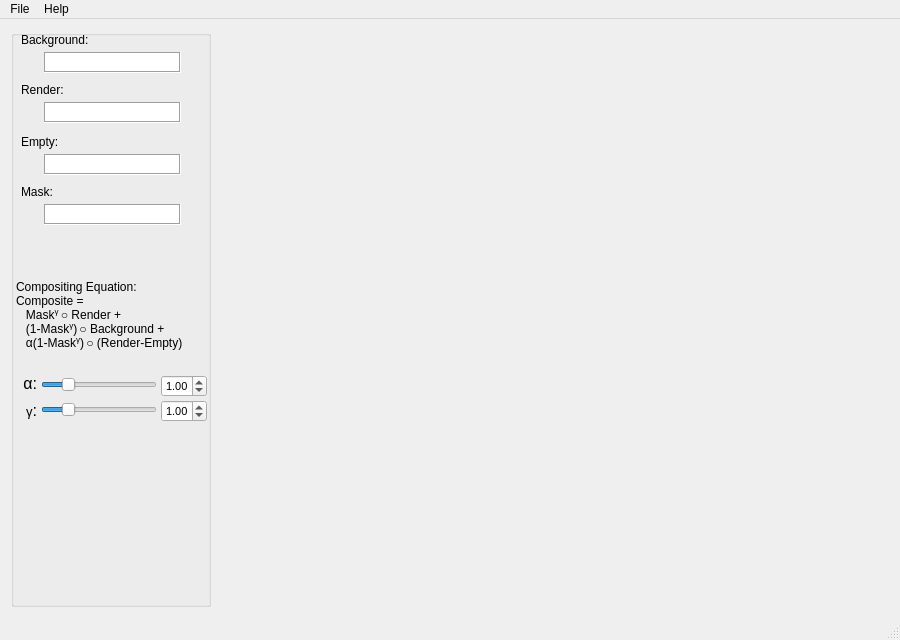
<?xml version="1.0" encoding="UTF-8"?>
<ui version="4.0">
 <class>CompositorClass</class>
 <widget class="QMainWindow" name="CompositorClass">
  <property name="geometry">
   <rect>
    <x>0</x>
    <y>0</y>
    <width>900</width>
    <height>640</height>
   </rect>
  </property>
  <property name="minimumSize">
   <size>
    <width>600</width>
    <height>460</height>
   </size>
  </property>
  <property name="windowTitle">
   <string>RSOLP Compositor</string>
  </property>
  <widget class="QWidget" name="centralWidget">
   <layout class="QHBoxLayout" name="horizontalLayout_3">
    <item>
     <widget class="QGroupBox" name="groupBox">
      <property name="minimumSize">
       <size>
        <width>200</width>
        <height>0</height>
       </size>
      </property>
      <property name="maximumSize">
       <size>
        <width>200</width>
        <height>16777215</height>
       </size>
      </property>
      <property name="title">
       <string/>
      </property>
      <widget class="QLabel" name="backgroundLabel">
       <property name="geometry">
        <rect>
         <x>10</x>
         <y>2</y>
         <width>150</width>
         <height>16</height>
        </rect>
       </property>
       <property name="text">
        <string>Background:</string>
       </property>
      </widget>
      <widget class="QPlainTextEdit" name="backgroundPath">
       <property name="geometry">
        <rect>
         <x>33</x>
         <y>22</y>
         <width>137</width>
         <height>21</height>
        </rect>
       </property>
       <property name="layoutDirection">
        <enum>Qt::LeftToRight</enum>
       </property>
       <property name="frameShape">
        <enum>QFrame::Box</enum>
       </property>
       <property name="lineWidth">
        <number>1</number>
       </property>
       <property name="verticalScrollBarPolicy">
        <enum>Qt::ScrollBarAlwaysOff</enum>
       </property>
       <property name="horizontalScrollBarPolicy">
        <enum>Qt::ScrollBarAlwaysOff</enum>
       </property>
       <property name="lineWrapMode">
        <enum>QPlainTextEdit::NoWrap</enum>
       </property>
       <property name="plainText">
        <string/>
       </property>
       <property name="tabStopWidth">
        <number>80</number>
       </property>
      </widget>
      <widget class="QPushButton" name="backgroundBrowse">
       <property name="geometry">
        <rect>
         <x>10</x>
         <y>20</y>
         <width>23</width>
         <height>23</height>
        </rect>
       </property>
       <property name="text">
        <string/>
       </property>
       <property name="icon">
        <iconset resource="compositor.qrc">
         <normaloff>:/Compositor/icons/open.png</normaloff>:/Compositor/icons/open.png</iconset>
       </property>
       <property name="iconSize">
        <size>
         <width>20</width>
         <height>20</height>
        </size>
       </property>
       <property name="flat">
        <bool>true</bool>
       </property>
      </widget>
      <widget class="QPushButton" name="backgroundRefresh">
       <property name="geometry">
        <rect>
         <x>170</x>
         <y>20</y>
         <width>23</width>
         <height>23</height>
        </rect>
       </property>
       <property name="text">
        <string/>
       </property>
       <property name="icon">
        <iconset resource="compositor.qrc">
         <normaloff>:/Compositor/icons/refresh.png</normaloff>:/Compositor/icons/refresh.png</iconset>
       </property>
       <property name="iconSize">
        <size>
         <width>20</width>
         <height>20</height>
        </size>
       </property>
       <property name="flat">
        <bool>true</bool>
       </property>
      </widget>
      <widget class="QLabel" name="renderLabel">
       <property name="geometry">
        <rect>
         <x>10</x>
         <y>52</y>
         <width>150</width>
         <height>16</height>
        </rect>
       </property>
       <property name="text">
        <string>Render:</string>
       </property>
      </widget>
      <widget class="QPushButton" name="renderRefresh">
       <property name="geometry">
        <rect>
         <x>170</x>
         <y>70</y>
         <width>23</width>
         <height>23</height>
        </rect>
       </property>
       <property name="text">
        <string/>
       </property>
       <property name="icon">
        <iconset resource="compositor.qrc">
         <normaloff>:/Compositor/icons/refresh.png</normaloff>:/Compositor/icons/refresh.png</iconset>
       </property>
       <property name="iconSize">
        <size>
         <width>20</width>
         <height>20</height>
        </size>
       </property>
       <property name="flat">
        <bool>true</bool>
       </property>
      </widget>
      <widget class="QPlainTextEdit" name="renderPath">
       <property name="geometry">
        <rect>
         <x>33</x>
         <y>72</y>
         <width>137</width>
         <height>21</height>
        </rect>
       </property>
       <property name="layoutDirection">
        <enum>Qt::LeftToRight</enum>
       </property>
       <property name="frameShape">
        <enum>QFrame::Box</enum>
       </property>
       <property name="lineWidth">
        <number>1</number>
       </property>
       <property name="verticalScrollBarPolicy">
        <enum>Qt::ScrollBarAlwaysOff</enum>
       </property>
       <property name="horizontalScrollBarPolicy">
        <enum>Qt::ScrollBarAlwaysOff</enum>
       </property>
       <property name="lineWrapMode">
        <enum>QPlainTextEdit::NoWrap</enum>
       </property>
       <property name="plainText">
        <string/>
       </property>
       <property name="tabStopWidth">
        <number>80</number>
       </property>
      </widget>
      <widget class="QPushButton" name="renderBrowse">
       <property name="geometry">
        <rect>
         <x>10</x>
         <y>70</y>
         <width>23</width>
         <height>23</height>
        </rect>
       </property>
       <property name="text">
        <string/>
       </property>
       <property name="icon">
        <iconset resource="compositor.qrc">
         <normaloff>:/Compositor/icons/open.png</normaloff>:/Compositor/icons/open.png</iconset>
       </property>
       <property name="iconSize">
        <size>
         <width>20</width>
         <height>20</height>
        </size>
       </property>
       <property name="flat">
        <bool>true</bool>
       </property>
      </widget>
      <widget class="QLabel" name="emptyLabel">
       <property name="geometry">
        <rect>
         <x>10</x>
         <y>104</y>
         <width>150</width>
         <height>16</height>
        </rect>
       </property>
       <property name="text">
        <string>Empty:</string>
       </property>
      </widget>
      <widget class="QPushButton" name="emptyRefresh">
       <property name="geometry">
        <rect>
         <x>170</x>
         <y>122</y>
         <width>23</width>
         <height>23</height>
        </rect>
       </property>
       <property name="text">
        <string/>
       </property>
       <property name="icon">
        <iconset resource="compositor.qrc">
         <normaloff>:/Compositor/icons/refresh.png</normaloff>:/Compositor/icons/refresh.png</iconset>
       </property>
       <property name="iconSize">
        <size>
         <width>20</width>
         <height>20</height>
        </size>
       </property>
       <property name="flat">
        <bool>true</bool>
       </property>
      </widget>
      <widget class="QPlainTextEdit" name="emptyPath">
       <property name="geometry">
        <rect>
         <x>33</x>
         <y>124</y>
         <width>137</width>
         <height>21</height>
        </rect>
       </property>
       <property name="layoutDirection">
        <enum>Qt::LeftToRight</enum>
       </property>
       <property name="frameShape">
        <enum>QFrame::Box</enum>
       </property>
       <property name="lineWidth">
        <number>1</number>
       </property>
       <property name="verticalScrollBarPolicy">
        <enum>Qt::ScrollBarAlwaysOff</enum>
       </property>
       <property name="horizontalScrollBarPolicy">
        <enum>Qt::ScrollBarAlwaysOff</enum>
       </property>
       <property name="lineWrapMode">
        <enum>QPlainTextEdit::NoWrap</enum>
       </property>
       <property name="plainText">
        <string/>
       </property>
       <property name="tabStopWidth">
        <number>80</number>
       </property>
      </widget>
      <widget class="QPushButton" name="emptyBrowse">
       <property name="geometry">
        <rect>
         <x>10</x>
         <y>122</y>
         <width>23</width>
         <height>23</height>
        </rect>
       </property>
       <property name="text">
        <string/>
       </property>
       <property name="icon">
        <iconset resource="compositor.qrc">
         <normaloff>:/Compositor/icons/open.png</normaloff>:/Compositor/icons/open.png</iconset>
       </property>
       <property name="iconSize">
        <size>
         <width>20</width>
         <height>20</height>
        </size>
       </property>
       <property name="flat">
        <bool>true</bool>
       </property>
      </widget>
      <widget class="QLabel" name="maskLabel">
       <property name="geometry">
        <rect>
         <x>10</x>
         <y>154</y>
         <width>150</width>
         <height>16</height>
        </rect>
       </property>
       <property name="text">
        <string>Mask:</string>
       </property>
      </widget>
      <widget class="QPlainTextEdit" name="maskPath">
       <property name="geometry">
        <rect>
         <x>33</x>
         <y>174</y>
         <width>137</width>
         <height>21</height>
        </rect>
       </property>
       <property name="layoutDirection">
        <enum>Qt::LeftToRight</enum>
       </property>
       <property name="frameShape">
        <enum>QFrame::Box</enum>
       </property>
       <property name="frameShadow">
        <enum>QFrame::Sunken</enum>
       </property>
       <property name="lineWidth">
        <number>1</number>
       </property>
       <property name="verticalScrollBarPolicy">
        <enum>Qt::ScrollBarAlwaysOff</enum>
       </property>
       <property name="horizontalScrollBarPolicy">
        <enum>Qt::ScrollBarAlwaysOff</enum>
       </property>
       <property name="lineWrapMode">
        <enum>QPlainTextEdit::NoWrap</enum>
       </property>
       <property name="plainText">
        <string/>
       </property>
       <property name="tabStopWidth">
        <number>80</number>
       </property>
      </widget>
      <widget class="QPushButton" name="maskBrowse">
       <property name="geometry">
        <rect>
         <x>10</x>
         <y>172</y>
         <width>23</width>
         <height>23</height>
        </rect>
       </property>
       <property name="text">
        <string/>
       </property>
       <property name="icon">
        <iconset resource="compositor.qrc">
         <normaloff>:/Compositor/icons/open.png</normaloff>:/Compositor/icons/open.png</iconset>
       </property>
       <property name="iconSize">
        <size>
         <width>20</width>
         <height>20</height>
        </size>
       </property>
       <property name="flat">
        <bool>true</bool>
       </property>
      </widget>
      <widget class="QPushButton" name="maskRefresh">
       <property name="geometry">
        <rect>
         <x>170</x>
         <y>172</y>
         <width>23</width>
         <height>23</height>
        </rect>
       </property>
       <property name="text">
        <string/>
       </property>
       <property name="icon">
        <iconset resource="compositor.qrc">
         <normaloff>:/Compositor/icons/refresh.png</normaloff>:/Compositor/icons/refresh.png</iconset>
       </property>
       <property name="iconSize">
        <size>
         <width>20</width>
         <height>20</height>
        </size>
       </property>
       <property name="flat">
        <bool>true</bool>
       </property>
      </widget>
      <widget class="QDoubleSpinBox" name="ipSpinBox">
       <property name="geometry">
        <rect>
         <x>150</x>
         <y>345</y>
         <width>46</width>
         <height>22</height>
        </rect>
       </property>
       <property name="font">
        <font>
         <pointsize>8</pointsize>
        </font>
       </property>
       <property name="decimals">
        <number>2</number>
       </property>
       <property name="maximum">
        <double>5.000000000000000</double>
       </property>
       <property name="singleStep">
        <double>0.100000000000000</double>
       </property>
       <property name="value">
        <double>1.000000000000000</double>
       </property>
      </widget>
      <widget class="QLabel" name="eqLabel">
       <property name="geometry">
        <rect>
         <x>5</x>
         <y>235</y>
         <width>191</width>
         <height>101</height>
        </rect>
       </property>
       <property name="text">
        <string>&lt;!DOCTYPE HTML PUBLIC &quot;-//W3C//DTD HTML 4.0//EN&quot; &quot;http://www.w3.org/TR/REC-html40/strict.dtd&quot;&gt;
&lt;html&gt;&lt;head&gt;&lt;meta name=&quot;qrichtext&quot; content=&quot;1&quot; /&gt;&lt;style type=&quot;text/css&quot;&gt;
p, li { white-space: pre-wrap; }
&lt;/style&gt;&lt;/head&gt;&lt;body style=&quot; font-family:'Sans Serif'; font-size:9pt; font-weight:400; font-style:normal;&quot;&gt;
&lt;p style=&quot; margin-top:0px; margin-bottom:0px; margin-left:0px; margin-right:0px; -qt-block-indent:0; text-indent:0px;&quot;&gt;&lt;span style=&quot; font-family:'MS Shell Dlg 2';&quot;&gt;Compositing Equation:&lt;/span&gt;&lt;/p&gt;
&lt;p style=&quot; margin-top:0px; margin-bottom:0px; margin-left:0px; margin-right:0px; -qt-block-indent:0; text-indent:0px;&quot;&gt;&lt;span style=&quot; font-family:'MS Shell Dlg 2';&quot;&gt;Composite = &lt;/span&gt;&lt;/p&gt;
&lt;p style=&quot; margin-top:0px; margin-bottom:0px; margin-left:0px; margin-right:0px; -qt-block-indent:0; text-indent:0px;&quot;&gt;&lt;span style=&quot; font-family:'MS Shell Dlg 2';&quot;&gt;   Mask&lt;/span&gt;&lt;span style=&quot; font-family:'MS Shell Dlg 2'; vertical-align:super;&quot;&gt;γ &lt;/span&gt;&lt;span style=&quot; font-family:'MS Shell Dlg 2';&quot;&gt;○ Render +  &lt;/span&gt;&lt;/p&gt;
&lt;p style=&quot; margin-top:0px; margin-bottom:0px; margin-left:0px; margin-right:0px; -qt-block-indent:0; text-indent:0px;&quot;&gt;&lt;span style=&quot; font-family:'MS Shell Dlg 2';&quot;&gt;   (1-Mask&lt;/span&gt;&lt;span style=&quot; font-family:'MS Shell Dlg 2'; vertical-align:super;&quot;&gt;γ&lt;/span&gt;&lt;span style=&quot; font-family:'MS Shell Dlg 2';&quot;&gt;)&lt;/span&gt;&lt;span style=&quot; font-family:'MS Shell Dlg 2'; vertical-align:super;&quot;&gt; &lt;/span&gt;&lt;span style=&quot; font-family:'MS Shell Dlg 2';&quot;&gt;○ Background + &lt;/span&gt;&lt;/p&gt;
&lt;p style=&quot; margin-top:0px; margin-bottom:0px; margin-left:0px; margin-right:0px; -qt-block-indent:0; text-indent:0px;&quot;&gt;&lt;span style=&quot; font-family:'MS Shell Dlg 2';&quot;&gt;   α(1-Mask&lt;/span&gt;&lt;span style=&quot; font-family:'MS Shell Dlg 2'; vertical-align:super;&quot;&gt;γ&lt;/span&gt;&lt;span style=&quot; font-family:'MS Shell Dlg 2';&quot;&gt;)&lt;/span&gt;&lt;span style=&quot; font-family:'MS Shell Dlg 2'; vertical-align:super;&quot;&gt; &lt;/span&gt;&lt;span style=&quot; font-family:'MS Shell Dlg 2';&quot;&gt;○ (Render-Empty)&lt;/span&gt;&lt;/p&gt;&lt;/body&gt;&lt;/html&gt;</string>
       </property>
       <property name="textFormat">
        <enum>Qt::AutoText</enum>
       </property>
      </widget>
      <widget class="QLabel" name="ipLabel">
       <property name="geometry">
        <rect>
         <x>5</x>
         <y>343</y>
         <width>21</width>
         <height>21</height>
        </rect>
       </property>
       <property name="text">
        <string>&lt;!DOCTYPE HTML PUBLIC &quot;-//W3C//DTD HTML 4.0//EN&quot; &quot;http://www.w3.org/TR/REC-html40/strict.dtd&quot;&gt;
&lt;html&gt;&lt;head&gt;&lt;meta name=&quot;qrichtext&quot; content=&quot;1&quot; /&gt;&lt;style type=&quot;text/css&quot;&gt;
p, li { white-space: pre-wrap; }
&lt;/style&gt;&lt;/head&gt;&lt;body style=&quot; font-family:'MS Shell Dlg 2'; font-size:8.25pt; font-weight:400; font-style:normal;&quot;&gt;
&lt;p style=&quot; margin-top:0px; margin-bottom:0px; margin-left:0px; margin-right:0px; -qt-block-indent:0; text-indent:0px;&quot;&gt;&lt;span style=&quot; font-size:12pt;&quot;&gt;α:&lt;/span&gt;&lt;/p&gt;&lt;/body&gt;&lt;/html&gt;</string>
       </property>
       <property name="alignment">
        <set>Qt::AlignRight|Qt::AlignTrailing|Qt::AlignVCenter</set>
       </property>
      </widget>
      <widget class="QDoubleSpinBox" name="mgSpinBox">
       <property name="geometry">
        <rect>
         <x>150</x>
         <y>370</y>
         <width>46</width>
         <height>22</height>
        </rect>
       </property>
       <property name="font">
        <font>
         <pointsize>8</pointsize>
        </font>
       </property>
       <property name="wrapping">
        <bool>false</bool>
       </property>
       <property name="buttonSymbols">
        <enum>QAbstractSpinBox::UpDownArrows</enum>
       </property>
       <property name="decimals">
        <number>2</number>
       </property>
       <property name="minimum">
        <double>0.010000000000000</double>
       </property>
       <property name="maximum">
        <double>5.000000000000000</double>
       </property>
       <property name="singleStep">
        <double>0.100000000000000</double>
       </property>
       <property name="value">
        <double>1.000000000000000</double>
       </property>
      </widget>
      <widget class="QLabel" name="mgLabel">
       <property name="geometry">
        <rect>
         <x>5</x>
         <y>370</y>
         <width>21</width>
         <height>21</height>
        </rect>
       </property>
       <property name="text">
        <string>&lt;!DOCTYPE HTML PUBLIC &quot;-//W3C//DTD HTML 4.0//EN&quot; &quot;http://www.w3.org/TR/REC-html40/strict.dtd&quot;&gt;
&lt;html&gt;&lt;head&gt;&lt;meta name=&quot;qrichtext&quot; content=&quot;1&quot; /&gt;&lt;style type=&quot;text/css&quot;&gt;
p, li { white-space: pre-wrap; }
&lt;/style&gt;&lt;/head&gt;&lt;body style=&quot; font-family:'MS Shell Dlg 2'; font-size:8.25pt; font-weight:400; font-style:normal;&quot;&gt;
&lt;p style=&quot; margin-top:0px; margin-bottom:0px; margin-left:0px; margin-right:0px; -qt-block-indent:0; text-indent:0px;&quot;&gt;&lt;span style=&quot; font-size:10pt;&quot;&gt;γ&lt;/span&gt;&lt;span style=&quot; font-size:12pt;&quot;&gt;:&lt;/span&gt;&lt;/p&gt;&lt;/body&gt;&lt;/html&gt;</string>
       </property>
       <property name="alignment">
        <set>Qt::AlignRight|Qt::AlignTrailing|Qt::AlignVCenter</set>
       </property>
      </widget>
      <widget class="QSlider" name="ipSlider">
       <property name="geometry">
        <rect>
         <x>30</x>
         <y>345</y>
         <width>116</width>
         <height>19</height>
        </rect>
       </property>
       <property name="maximum">
        <number>500</number>
       </property>
       <property name="singleStep">
        <number>1</number>
       </property>
       <property name="value">
        <number>100</number>
       </property>
       <property name="orientation">
        <enum>Qt::Horizontal</enum>
       </property>
       <property name="invertedAppearance">
        <bool>false</bool>
       </property>
      </widget>
      <widget class="QSlider" name="mgSlider">
       <property name="geometry">
        <rect>
         <x>30</x>
         <y>370</y>
         <width>116</width>
         <height>19</height>
        </rect>
       </property>
       <property name="minimum">
        <number>1</number>
       </property>
       <property name="maximum">
        <number>500</number>
       </property>
       <property name="singleStep">
        <number>1</number>
       </property>
       <property name="value">
        <number>100</number>
       </property>
       <property name="orientation">
        <enum>Qt::Horizontal</enum>
       </property>
       <property name="invertedAppearance">
        <bool>false</bool>
       </property>
      </widget>
     </widget>
    </item>
    <item>
     <widget class="QLabel" name="imageLabel">
      <property name="sizePolicy">
       <sizepolicy hsizetype="Ignored" vsizetype="Ignored">
        <horstretch>0</horstretch>
        <verstretch>0</verstretch>
       </sizepolicy>
      </property>
      <property name="frameShape">
       <enum>QFrame::NoFrame</enum>
      </property>
      <property name="text">
       <string/>
      </property>
      <property name="scaledContents">
       <bool>false</bool>
      </property>
      <property name="alignment">
       <set>Qt::AlignCenter</set>
      </property>
     </widget>
    </item>
   </layout>
  </widget>
  <widget class="QMenuBar" name="menuBar">
   <property name="geometry">
    <rect>
     <x>0</x>
     <y>0</y>
     <width>900</width>
     <height>22</height>
    </rect>
   </property>
   <widget class="QMenu" name="menuFile">
    <property name="title">
     <string>File</string>
    </property>
    <addaction name="actionOpen_all"/>
    <addaction name="separator"/>
    <addaction name="actionSave"/>
    <addaction name="actionSave_as"/>
    <addaction name="separator"/>
    <addaction name="actionWrite_render_files"/>
   </widget>
   <widget class="QMenu" name="menuHelp">
    <property name="title">
     <string>Help</string>
    </property>
    <addaction name="actionOnline_help"/>
    <addaction name="actionAbout"/>
   </widget>
   <addaction name="menuFile"/>
   <addaction name="menuHelp"/>
  </widget>
  <widget class="QStatusBar" name="statusBar"/>
  <action name="actionSave">
   <property name="text">
    <string>Save...</string>
   </property>
   <property name="shortcut">
    <string>Ctrl+S</string>
   </property>
  </action>
  <action name="actionOpen_all">
   <property name="text">
    <string>Open all...</string>
   </property>
   <property name="shortcut">
    <string>Ctrl+O</string>
   </property>
  </action>
  <action name="actionSave_as">
   <property name="text">
    <string>Save as...</string>
   </property>
   <property name="shortcut">
    <string>Ctrl+Shift+S</string>
   </property>
  </action>
  <action name="actionWrite_render_files">
   <property name="text">
    <string>Write render files...</string>
   </property>
   <property name="shortcut">
    <string>Ctrl+R</string>
   </property>
  </action>
  <action name="actionOnline_help">
   <property name="text">
    <string>Online help...</string>
   </property>
  </action>
  <action name="actionAbout">
   <property name="text">
    <string>About...</string>
   </property>
  </action>
 </widget>
 <layoutdefault spacing="6" margin="11"/>
 <resources>
  <include location="compositor.qrc"/>
 </resources>
 <connections/>
</ui>
